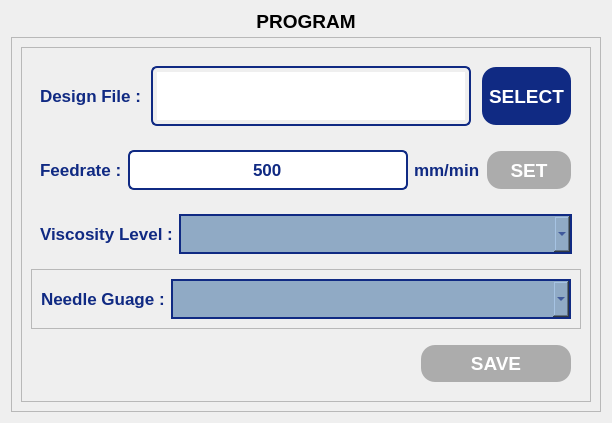
               <widget class="QWidget" name="programPage">
                <layout class="QVBoxLayout" name="verticalLayout_16">
                 <item>
                  <widget class="QLabel" name="page2Label">
                   <property name="minimumSize">
                    <size>
                     <width>0</width>
                     <height>20</height>
                    </size>
                   </property>
                   <property name="maximumSize">
                    <size>
                     <width>16777215</width>
                     <height>20</height>
                    </size>
                   </property>
                   <property name="font">
                    <font>
                     <pointsize>14</pointsize>
                     <bold>true</bold>
                    </font>
                   </property>
                   <property name="text">
                    <string>PROGRAM</string>
                   </property>
                   <property name="alignment">
                    <set>Qt::AlignmentFlag::AlignCenter</set>
                   </property>
                  </widget>
                 </item>
                 <item>
                  <widget class="QFrame" name="programFrame">
                   <property name="frameShape">
                    <enum>QFrame::Shape::StyledPanel</enum>
                   </property>
                   <property name="frameShadow">
                    <enum>QFrame::Shadow::Raised</enum>
                   </property>
                   <layout class="QVBoxLayout" name="verticalLayout_27" stretch="0">
                    <item>
                     <widget class="QFrame" name="progFrame">
                      <property name="frameShape">
                       <enum>QFrame::Shape::StyledPanel</enum>
                      </property>
                      <property name="frameShadow">
                       <enum>QFrame::Shadow::Raised</enum>
                      </property>
                      <layout class="QVBoxLayout" name="verticalLayout_28">
                       <item>
                        <widget class="QWidget" name="widget_10" native="true">
                         <layout class="QHBoxLayout" name="horizontalLayout_32" stretch="1,3,1">
                          <property name="spacing">
                           <number>10</number>
                          </property>
                          <property name="leftMargin">
                           <number>9</number>
                          </property>
                          <item>
                           <widget class="QLabel" name="label_8">
                            <property name="minimumSize">
                             <size>
                              <width>0</width>
                              <height>0</height>
                             </size>
                            </property>
                            <property name="maximumSize">
                             <size>
                              <width>120</width>
                              <height>16777215</height>
                             </size>
                            </property>
                            <property name="font">
                             <font>
                              <pointsize>13</pointsize>
                              <bold>true</bold>
                             </font>
                            </property>
                            <property name="styleSheet">
                             <string notr="true">QLabel {
    color: rgb(16, 42, 131);
}</string>
                            </property>
                            <property name="text">
                             <string>Design File :</string>
                            </property>
                           </widget>
                          </item>
                          <item>
                           <widget class="QTextEdit" name="pgmfileTextEdit">
                            <property name="sizePolicy">
                             <sizepolicy hsizetype="Expanding" vsizetype="Expanding">
                              <horstretch>0</horstretch>
                              <verstretch>0</verstretch>
                             </sizepolicy>
                            </property>
                            <property name="minimumSize">
                             <size>
                              <width>320</width>
                              <height>0</height>
                             </size>
                            </property>
                            <property name="maximumSize">
                             <size>
                              <width>16777215</width>
                              <height>60</height>
                             </size>
                            </property>
                            <property name="font">
                             <font>
                              <pointsize>13</pointsize>
                              <bold>true</bold>
                             </font>
                            </property>
                            <property name="styleSheet">
                             <string notr="true">QTextEdit {
    border: 2px solid #102a83;
    border-radius: 6px;       /* Optional: for rounded corners */
    padding: 4px;             /* Optional: inner spacing */
    color: #102a83;           /* Text color inside the line edit */
}</string>
                            </property>
                            <property name="lineWrapMode">
                             <enum>QTextEdit::LineWrapMode::NoWrap</enum>
                            </property>
                            <property name="readOnly">
                             <bool>true</bool>
                            </property>
                           </widget>
                          </item>
                          <item>
                           <widget class="QPushButton" name="pgmfilePushButton">
                            <property name="sizePolicy">
                             <sizepolicy hsizetype="Expanding" vsizetype="Expanding">
                              <horstretch>0</horstretch>
                              <verstretch>0</verstretch>
                             </sizepolicy>
                            </property>
                            <property name="maximumSize">
                             <size>
                              <width>350</width>
                              <height>60</height>
                             </size>
                            </property>
                            <property name="font">
                             <font>
                              <pointsize>14</pointsize>
                              <bold>true</bold>
                             </font>
                            </property>
                            <property name="styleSheet">
                             <string notr="true">QPushButton {
	color: rgb(255, 255, 255);	
	background-color: rgb(16, 42, 131);
	border-color: transparent;
	border-style: outset;
	border-radius: 15px;
	border-width: 2px;
	padding: 6px;
}

QPushButton:hover {
	color: rgb(16, 42, 131);
	background-color: rgb(167, 198, 229);
	border-color: rgb(16, 42, 131);
}

QPushButton:disabled {
	background-color: rgb(172, 172, 172);
}</string>
                            </property>
                            <property name="text">
                             <string>SELECT</string>
                            </property>
                           </widget>
                          </item>
                         </layout>
                        </widget>
                       </item>
                       <item>
                        <widget class="QWidget" name="widget_4" native="true">
                         <layout class="QHBoxLayout" name="horizontalLayout_41">
                          <item>
                           <widget class="QLabel" name="label_13">
                            <property name="maximumSize">
                             <size>
                              <width>130</width>
                              <height>16777215</height>
                             </size>
                            </property>
                            <property name="font">
                             <font>
                              <pointsize>13</pointsize>
                              <bold>true</bold>
                             </font>
                            </property>
                            <property name="styleSheet">
                             <string notr="true">QLabel {
    color: rgb(16, 42, 131);
}</string>
                            </property>
                            <property name="text">
                             <string>Feedrate :</string>
                            </property>
                           </widget>
                          </item>
                          <item>
                           <widget class="QLineEdit" name="pgmfeedLineEdit">
                            <property name="sizePolicy">
                             <sizepolicy hsizetype="Expanding" vsizetype="Expanding">
                              <horstretch>0</horstretch>
                              <verstretch>0</verstretch>
                             </sizepolicy>
                            </property>
                            <property name="minimumSize">
                             <size>
                              <width>280</width>
                              <height>40</height>
                             </size>
                            </property>
                            <property name="maximumSize">
                             <size>
                              <width>16777215</width>
                              <height>60</height>
                             </size>
                            </property>
                            <property name="font">
                             <font>
                              <pointsize>13</pointsize>
                              <bold>true</bold>
                             </font>
                            </property>
                            <property name="styleSheet">
                             <string notr="true">QLineEdit {
    border: 2px solid #102a83;
    border-radius: 6px;       /* Optional: for rounded corners */
    padding: 4px;             /* Optional: inner spacing */
    color: #102a83;           /* Text color inside the line edit */
}
</string>
                            </property>
                            <property name="text">
                             <string>500</string>
                            </property>
                            <property name="alignment">
                             <set>Qt::AlignmentFlag::AlignCenter</set>
                            </property>
                           </widget>
                          </item>
                          <item>
                           <widget class="QLabel" name="label_14">
                            <property name="minimumSize">
                             <size>
                              <width>0</width>
                              <height>0</height>
                             </size>
                            </property>
                            <property name="font">
                             <font>
                              <pointsize>13</pointsize>
                              <bold>true</bold>
                             </font>
                            </property>
                            <property name="styleSheet">
                             <string notr="true">QLabel {
    color: rgb(16, 42, 131);
}</string>
                            </property>
                            <property name="text">
                             <string>mm/min</string>
                            </property>
                           </widget>
                          </item>
                          <item>
                           <widget class="QPushButton" name="pgmfeedPushButton">
                            <property name="enabled">
                             <bool>false</bool>
                            </property>
                            <property name="sizePolicy">
                             <sizepolicy hsizetype="Expanding" vsizetype="Expanding">
                              <horstretch>0</horstretch>
                              <verstretch>0</verstretch>
                             </sizepolicy>
                            </property>
                            <property name="maximumSize">
                             <size>
                              <width>180</width>
                              <height>60</height>
                             </size>
                            </property>
                            <property name="font">
                             <font>
                              <pointsize>14</pointsize>
                              <bold>true</bold>
                             </font>
                            </property>
                            <property name="styleSheet">
                             <string notr="true">QPushButton {
	color: rgb(255, 255, 255);	
	background-color: rgb(16, 42, 131);
	border-color: transparent;
	border-style: outset;
	border-radius: 15px;
	border-width: 2px;
	padding: 6px;
}

QPushButton:hover {
	color: rgb(16, 42, 131);
	background-color: rgb(167, 198, 229);
	border-color: rgb(16, 42, 131);
}

QPushButton:disabled {
	background-color: rgb(172, 172, 172);
}</string>
                            </property>
                            <property name="text">
                             <string>SET</string>
                            </property>
                           </widget>
                          </item>
                         </layout>
                        </widget>
                       </item>
                       <item>
                        <widget class="QFrame" name="frame_12">
                         <layout class="QHBoxLayout" name="horizontalLayout_23" stretch="0,5">
                          <item>
                           <widget class="QLabel" name="label_25">
                            <property name="maximumSize">
                             <size>
                              <width>16777215</width>
                              <height>16777215</height>
                             </size>
                            </property>
                            <property name="font">
                             <font>
                              <pointsize>13</pointsize>
                              <bold>true</bold>
                             </font>
                            </property>
                            <property name="styleSheet">
                             <string notr="true">QLabel {
    color: rgb(16, 42, 131);
}</string>
                            </property>
                            <property name="text">
                             <string>Viscosity Level :</string>
                            </property>
                           </widget>
                          </item>
                          <item>
                           <widget class="QComboBox" name="viscositylevComboBox">
                            <property name="minimumSize">
                             <size>
                              <width>0</width>
                              <height>40</height>
                             </size>
                            </property>
                            <property name="maximumSize">
                             <size>
                              <width>16777215</width>
                              <height>60</height>
                             </size>
                            </property>
                            <property name="styleSheet">
                             <string notr="true">QComboBox {
	background-color: rgb(144, 170, 197);
    border: 2px solid rgb(16, 42, 131);
	color: rgb(16, 42, 131);
}

QComboBox QAbstractItemView {
	background-color: rgb(144, 170, 197);
	selection-background-color: #A0D0F0;
	color: rgb(16, 42, 131);
}</string>
                            </property>
                           </widget>
                          </item>
                         </layout>
                        </widget>
                       </item>
                       <item>
                        <widget class="QFrame" name="frame_3">
                         <property name="frameShape">
                          <enum>QFrame::Shape::StyledPanel</enum>
                         </property>
                         <property name="frameShadow">
                          <enum>QFrame::Shadow::Raised</enum>
                         </property>
                         <layout class="QHBoxLayout" name="horizontalLayout_51" stretch="0,5">
                          <item>
                           <widget class="QLabel" name="label_26">
                            <property name="maximumSize">
                             <size>
                              <width>16777215</width>
                              <height>16777215</height>
                             </size>
                            </property>
                            <property name="font">
                             <font>
                              <pointsize>13</pointsize>
                              <bold>true</bold>
                             </font>
                            </property>
                            <property name="styleSheet">
                             <string notr="true">QLabel {
    color: rgb(16, 42, 131);
}</string>
                            </property>
                            <property name="text">
                             <string>Needle Guage :</string>
                            </property>
                           </widget>
                          </item>
                          <item>
                           <widget class="QComboBox" name="needleguageComboBox">
                            <property name="minimumSize">
                             <size>
                              <width>0</width>
                              <height>40</height>
                             </size>
                            </property>
                            <property name="maximumSize">
                             <size>
                              <width>16777215</width>
                              <height>60</height>
                             </size>
                            </property>
                            <property name="styleSheet">
                             <string notr="true">QComboBox {
	background-color: rgb(144, 170, 197);
    border: 2px solid rgb(16, 42, 131);
	color: rgb(16, 42, 131);
}

QComboBox QAbstractItemView {
	background-color: rgb(144, 170, 197);
	selection-background-color: #A0D0F0;
	color: rgb(16, 42, 131);
}</string>
                            </property>
                           </widget>
                          </item>
                         </layout>
                        </widget>
                       </item>
                       <item>
                        <widget class="QWidget" name="widget_11" native="true">
                         <layout class="QHBoxLayout" name="horizontalLayout_49" stretch="5,2">
                          <item>
                           <spacer name="horizontalSpacer_5">
                            <property name="orientation">
                             <enum>Qt::Orientation::Horizontal</enum>
                            </property>
                            <property name="sizeHint" stdset="0">
                             <size>
                              <width>379</width>
                              <height>20</height>
                             </size>
                            </property>
                           </spacer>
                          </item>
                          <item>
                           <widget class="QPushButton" name="pgmsavePushButton">
                            <property name="enabled">
                             <bool>false</bool>
                            </property>
                            <property name="sizePolicy">
                             <sizepolicy hsizetype="Expanding" vsizetype="Expanding">
                              <horstretch>0</horstretch>
                              <verstretch>0</verstretch>
                             </sizepolicy>
                            </property>
                            <property name="maximumSize">
                             <size>
                              <width>16777215</width>
                              <height>60</height>
                             </size>
                            </property>
                            <property name="font">
                             <font>
                              <pointsize>14</pointsize>
                              <bold>true</bold>
                             </font>
                            </property>
                            <property name="styleSheet">
                             <string notr="true">QPushButton {
	color: rgb(255, 255, 255);	
	background-color: rgb(16, 42, 131);
	border-color: transparent;
	border-style: outset;
	border-radius: 15px;
	border-width: 2px;
	padding: 6px;
}

QPushButton:hover {
	color: rgb(16, 42, 131);
	background-color: rgb(167, 198, 229);
	border-color: rgb(16, 42, 131);
}

QPushButton:disabled {
	background-color: rgb(172, 172, 172);
}</string>
                            </property>
                            <property name="text">
                             <string>SAVE</string>
                            </property>
                           </widget>
                          </item>
                         </layout>
                        </widget>
                       </item>
                      </layout>
                     </widget>
                    </item>
                   </layout>
                  </widget>
                 </item>
                </layout>
               </widget>
